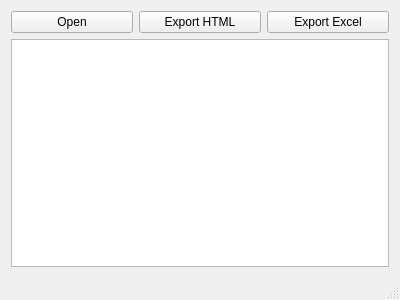
<?xml version="1.0" encoding="UTF-8"?>
<ui version="4.0">
 <class>MainWindow</class>
 <widget class="QMainWindow" name="MainWindow">
  <property name="geometry">
   <rect>
    <x>0</x>
    <y>0</y>
    <width>400</width>
    <height>300</height>
   </rect>
  </property>
  <property name="windowTitle">
   <string>gpx2table</string>
  </property>
  <widget class="QWidget" name="centralWidget">
   <layout class="QGridLayout" name="gridLayout">
    <item row="1" column="0" colspan="3">
     <widget class="QTableView" name="tableView"/>
    </item>
    <item row="0" column="2">
     <widget class="QPushButton" name="pushButton_ExportExcel">
      <property name="text">
       <string>Export Excel</string>
      </property>
     </widget>
    </item>
    <item row="0" column="1">
     <widget class="QPushButton" name="pushButton_ExportHTML">
      <property name="text">
       <string>Export HTML</string>
      </property>
     </widget>
    </item>
    <item row="0" column="0">
     <widget class="QPushButton" name="pushButton_Open">
      <property name="text">
       <string>Open</string>
      </property>
     </widget>
    </item>
   </layout>
  </widget>
  <widget class="QStatusBar" name="statusBar"/>
  <action name="actionOpen_GPX">
   <property name="text">
    <string>Open GPX</string>
   </property>
  </action>
  <action name="actionOpen_Photos">
   <property name="text">
    <string>Open Photos</string>
   </property>
  </action>
 </widget>
 <layoutdefault spacing="6" margin="11"/>
 <resources/>
 <connections/>
</ui>
